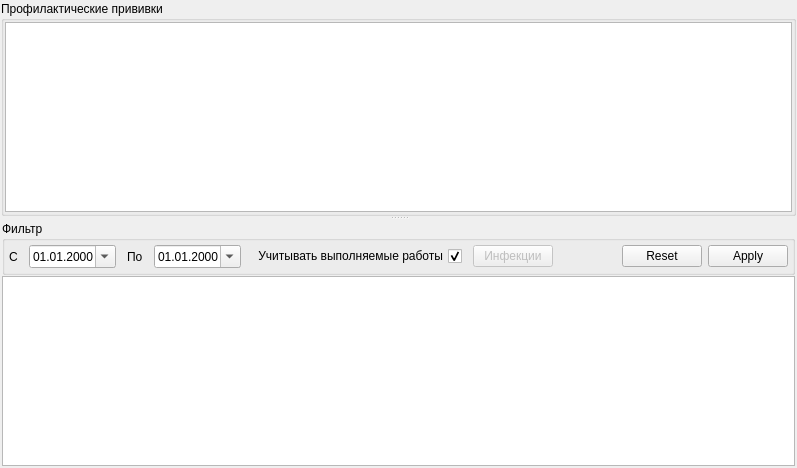
          <widget class="QWidget" name="tabVaccinations">
           <attribute name="title">
            <string>Профилактические прививки</string>
           </attribute>
           <layout class="QGridLayout" name="gridLayout_31">
            <property name="margin">
             <number>1</number>
            </property>
            <property name="spacing">
             <number>1</number>
            </property>
            <item row="0" column="0">
             <widget class="QSplitter" name="splitter_10">
              <property name="orientation">
               <enum>Qt::Vertical</enum>
              </property>
              <widget class="QGroupBox" name="groupBox_4">
               <property name="title">
                <string>Профилактические прививки</string>
               </property>
               <layout class="QGridLayout" name="gridLayout_25">
                <property name="margin">
                 <number>1</number>
                </property>
                <property name="spacing">
                 <number>1</number>
                </property>
                <item row="0" column="0">
                 <widget class="QSplitter" name="splitter_11">
                  <property name="orientation">
                   <enum>Qt::Horizontal</enum>
                  </property>
                  <widget class="QSplitter" name="splitter_12">
                   <property name="orientation">
                    <enum>Qt::Vertical</enum>
                   </property>
                   <widget class="CInDocTableView" name="tblVaccinations"/>
                  </widget>
                 </widget>
                </item>
               </layout>
              </widget>
              <widget class="QWidget" name="tabVaccinationsFilter" native="true">
               <layout class="QGridLayout" name="gridLayout_27">
                <property name="margin">
                 <number>1</number>
                </property>
                <property name="spacing">
                 <number>1</number>
                </property>
                <item row="1" column="0">
                 <widget class="QSplitter" name="splitterVaccinationsFilter">
                  <property name="orientation">
                   <enum>Qt::Horizontal</enum>
                  </property>
                  <widget class="CInDocTableView" name="tblClientVaccinations"/>
                 </widget>
                </item>
                <item row="0" column="0">
                 <widget class="QGroupBox" name="frmClientVaccinationsFilter">
                  <property name="sizePolicy">
                   <sizepolicy hsizetype="Preferred" vsizetype="Maximum">
                    <horstretch>0</horstretch>
                    <verstretch>0</verstretch>
                   </sizepolicy>
                  </property>
                  <property name="title">
                   <string>Фильтр</string>
                  </property>
                  <layout class="QGridLayout" name="_13">
                   <property name="horizontalSpacing">
                    <number>11</number>
                   </property>
                   <property name="verticalSpacing">
                    <number>4</number>
                   </property>
                   <property name="margin">
                    <number>4</number>
                   </property>
                   <item row="0" column="0">
                    <widget class="QLabel" name="lblBegDateVaccinationsFilter">
                     <property name="sizePolicy">
                      <sizepolicy hsizetype="Maximum" vsizetype="Preferred">
                       <horstretch>0</horstretch>
                       <verstretch>0</verstretch>
                      </sizepolicy>
                     </property>
                     <property name="text">
                      <string>С</string>
                     </property>
                    </widget>
                   </item>
                   <item row="0" column="7">
                    <spacer name="horizontalSpacer_5">
                     <property name="orientation">
                      <enum>Qt::Horizontal</enum>
                     </property>
                     <property name="sizeHint" stdset="0">
                      <size>
                       <width>40</width>
                       <height>20</height>
                      </size>
                     </property>
                    </spacer>
                   </item>
                   <item row="0" column="9">
                    <widget class="QDialogButtonBox" name="btnButtonBoxClientVaccinationsFilter">
                     <property name="sizePolicy">
                      <sizepolicy hsizetype="Maximum" vsizetype="Fixed">
                       <horstretch>0</horstretch>
                       <verstretch>0</verstretch>
                      </sizepolicy>
                     </property>
                     <property name="orientation">
                      <enum>Qt::Horizontal</enum>
                     </property>
                     <property name="standardButtons">
                      <set>QDialogButtonBox::Apply|QDialogButtonBox::Reset</set>
                     </property>
                    </widget>
                   </item>
                   <item row="0" column="3">
                    <widget class="CF090DateEdit" name="edtEndDateClientVaccinationsFilter">
                     <property name="displayFormat">
                      <string>dd.MM.yyyy</string>
                     </property>
                     <property name="calendarPopup">
                      <bool>true</bool>
                     </property>
                    </widget>
                   </item>
                   <item row="0" column="4">
                    <widget class="QCheckBox" name="chkExecActionsClientVaccinationsFilter">
                     <property name="layoutDirection">
                      <enum>Qt::RightToLeft</enum>
                     </property>
                     <property name="text">
                      <string>Учитывать выполняемые работы</string>
                     </property>
                     <property name="checked">
                      <bool>true</bool>
                     </property>
                    </widget>
                   </item>
                   <item row="0" column="2">
                    <widget class="QLabel" name="lblEndDateVaccinationsFilter">
                     <property name="sizePolicy">
                      <sizepolicy hsizetype="Maximum" vsizetype="Preferred">
                       <horstretch>0</horstretch>
                       <verstretch>0</verstretch>
                      </sizepolicy>
                     </property>
                     <property name="text">
                      <string>По</string>
                     </property>
                    </widget>
                   </item>
                   <item row="0" column="1">
                    <widget class="CF090DateEdit" name="edtBegDateClientVaccinationsFilter">
                     <property name="displayFormat">
                      <string>dd.MM.yyyy</string>
                     </property>
                     <property name="calendarPopup">
                      <bool>true</bool>
                     </property>
                    </widget>
                   </item>
                   <item row="0" column="5">
                    <widget class="QPushButton" name="btnInfectionsClientVaccinationsFilter">
                     <property name="enabled">
                      <bool>false</bool>
                     </property>
                     <property name="text">
                      <string>Инфекции</string>
                     </property>
                    </widget>
                   </item>
                   <item row="0" column="6">
                    <widget class="QLabel" name="lblInfectionList">
                     <property name="text">
                      <string/>
                     </property>
                    </widget>
                   </item>
                  </layout>
                 </widget>
                </item>
               </layout>
              </widget>
             </widget>
            </item>
           </layout>
          </widget>
